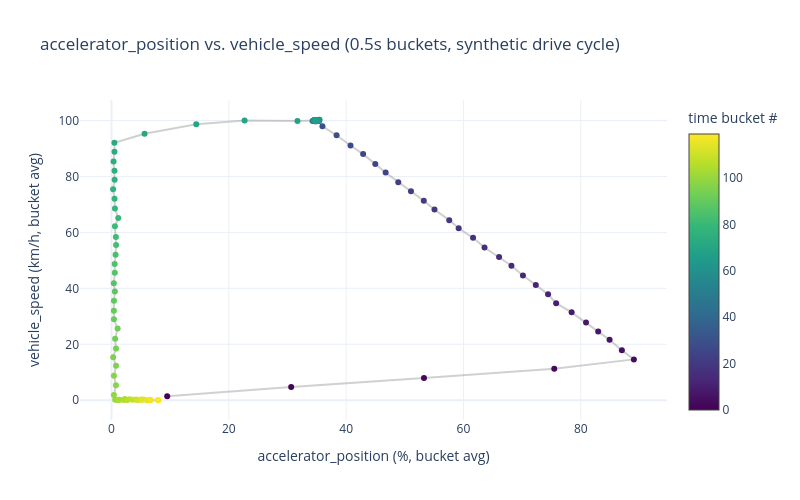

Notebook code for this chart:
### Code cell
fig_accel_speed = go.Figure(
    go.Scatter(
        x=bucketed["accelerator_position"],
        y=bucketed["vehicle_speed"],
        mode="lines+markers",
        marker=dict(
            size=6, color=bucketed.index, colorscale="Viridis",
            showscale=True, colorbar=dict(title="time bucket #"),
        ),
        line=dict(color="rgba(100,100,100,0.3)"),
    )
)
fig_accel_speed.update_layout(
    title="accelerator_position vs. vehicle_speed (0.5s buckets, synthetic drive cycle)",
    xaxis_title="accelerator_position (%, bucket avg)",
    yaxis_title="vehicle_speed (km/h, bucket avg)",
    template="plotly_white",
    width=800, height=500,
)
fig_accel_speed.write_image(os.path.join(ASSETS_DIR, "accelerator-vs-speed.png"), scale=2)
fig_accel_speed.show()
